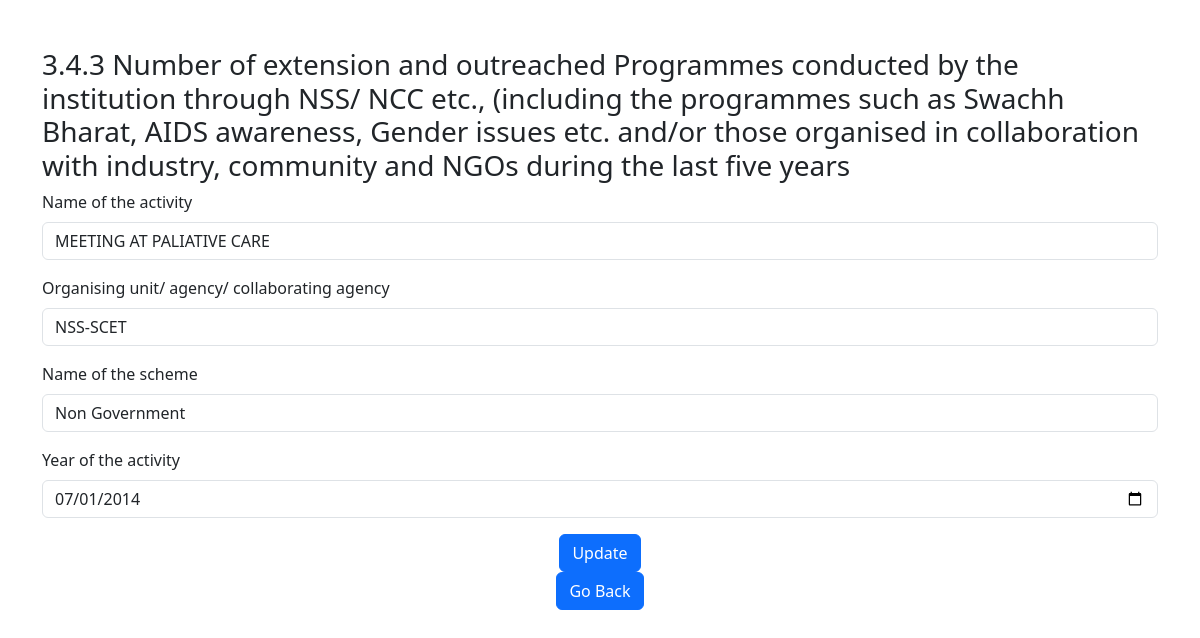
Screenshot of /edit343/9 with the database file from the repository.
### View/models.py (models this page shows)
class Details3_4_3(models.Model):
    Name_of_the_activity = models.CharField(max_length=200)
    Organising_unit_agency_collaborating_agency = models.CharField(max_length=200)
    Name_of_the_scheme = models.CharField(max_length=60)
    Year_of_the_activity = models.DateField(default=None)
    Uploaded_by = models.CharField(max_length=50)

### View/views.py (the view, shortened to what this page needs)
# urls.py: path('edit343/<int:id>', views.edit343, name='343edit'),
def edit343(request, id):
    d343 = Details3_4_3.objects.get(id=id)
    return render(request,'View/343edit.html',{'d343': d343})

### View/Templates/View/343edit.html (shortened to what this page needs)
<!DOCTYPE html>
<html lang="en">
<head>
        <link href="https://cdn.jsdelivr.net/npm/bootstrap@5.3.0-alpha1/dist/css/bootstrap.min.css" rel="stylesheet">
</head>
<body>
<div class="container mt-5">
<form method="POST">
<h3>3.4.3  Number of extension and outreached Programmes conducted by the institution through NSS/ NCC etc., (including the programmes such as Swachh Bharat, AIDS awareness, Gender issues etc. and/or those organised in collaboration with industry, community and NGOs during the last five years</h3>
    <div class="mb-3">
  <label for="Name of the activity" class="form-label">Name of the activity</label>
  <input type="text" class="form-control" id="Name of the activity" name="Name_of_the_activity" value="{{ d343.Name_of_the_activity }}">
</div>
<div class="mb-3">
  <label for="Organising unit/ agency/ collaborating agency" class="form-label">Organising unit/ agency/ collaborating agency</label>
  <input type="text" class="form-control" id="Organising unit/ agency/ collaborating agency" name="Organising_unit_agency_collaborating_agency" value="{{ d343.Organising_unit_agency_collaborating_agency }}">
</div>
<div class="mb-3">
  <label for="Name of the scheme" class="form-label">Name of the scheme</label>
  <input type="text" class="form-control" id="Name of the scheme" name="Name_of_the_scheme" value="{{ d343.Name_of_the_scheme }}">
</div>
<div class="mb-3">
  <label for="Year of the activity " class="form-label">Year of the activity </label>
  <input type="date" class="form-control" name="Year_of_the_activity" value="{{ d343.Year_of_the_activity|date:'Y-m-d'}}">
</div>
<div class="col-md-12 text-center">
    <button type="submit" class="btn btn-primary">Update</button></div>
</form>
</div>
<div style="display: flex; justify-content: center;">
    <a class="btn btn-primary" href="{% url '343details' %}" role="button">Go Back</a>
</div>
</body>

### rows the page displays
Details3_4_3: Name_of_the_activity "MEETING AT PALIATIVE CARE", Organising_unit_agency_collaborating_agency "NSS-SCET", Name_of_the_scheme "Non Government", Year_of_the_activity "07/01/2014"
